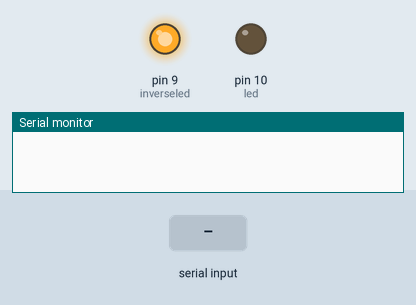
Recording of a sketch running on a simulated Arduino Uno, built with avr-gcc and run on an emulated ATmega328P. Shown: output pins drawn as LEDs (lit = HIGH), the last lines printed to the serial monitor. The test bench sets the inputs (shaded band).

Above: at 1.2 s.
1.3 s: byte 30 received over Serial
At 1.9 s:
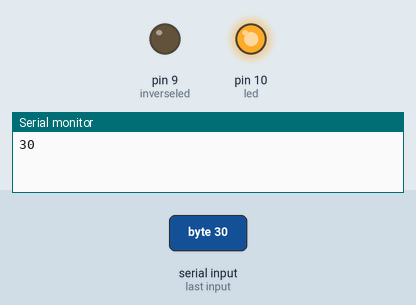
Timing chart, 0 to 4.3 s (numbered marks = the images above; inputs shaded):
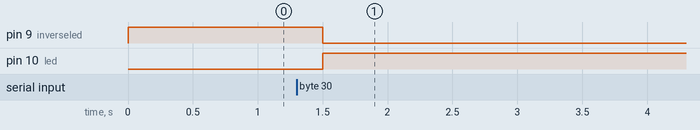

Measured:
- after the input at 1.3 s, pin 9 (inverseled): HIGH → LOW after 0.20 s; pin 10 (led): LOW → HIGH after 0.20 s

The sketch:

DimmerSide.ino
```cpp
//#include <RBDdimmer.h>
//LED locations
int led = 10;         // the PWM pin the LED is attached to
int inverseled = 9;
//Constants
int maxValue = 6;
  //Dimmer values
int minPWM = 0;
int maxPWN = 255;

int Message = 0;
int inverseMessage =0;

//dimmerLamp dimmer(led);
//dimmerLamp inverseDimmer(inverseled);

// the setup routine runs once when you press reset:
void setup() {
  // declare pin 9 to be an output:
  pinMode(led, OUTPUT);
  pinMode(inverseled, OUTPUT);
  //inverseDimmer.begin(NORMAL_MODE, ON);
  //dimmer.begin(NORMAL_MODE, ON);
  Serial.begin(38400); // baud rate
}

// the loop routine runs over and over again forever:
void loop() {

  //Take a message from the bluetooth device
  Serial.flush();
  if(Serial.available() > 0){ // Checks whether data is comming from the serial port
    Message = Serial.read(); // Reads the data from the serial port
    inverseMessage = maxValue-Message;
    Serial.println(Message);
  }
  //Convert Message value to Dimmer Value
      //Ratio
  //double ratio = (double)Message/(double)maxValue;
  //double inverseRatio = 1-ratio;
    //Dimmer value results
  //int DimmerValue = (ratio*maxPWN);
  //int inverseDimmerValue = (inverseRatio*maxPWN);
  //Serial.println( (String) "Dimmer: " + DimmerValue+  " InverseDimmer: "+ inverseDimmerValue );

  //inverseDimmer.setPower(inverseDimmerValue);
  //dimmer.setPower(DimmerValue);
  //analogWrite(led, DimmerValue);
  //analogWrite(inverseled, inverseDimmerValue);
if(Message >= 4)
{
 digitalWrite(led,  HIGH);
 digitalWrite( inverseled, LOW);
}
else
{
digitalWrite(led,  LOW);
 digitalWrite( inverseled, HIGH);
}
 //digitalWrite(led, DimmerValue );
 //digitalWrite( inverseled, inverseDimmerValue);

  // wait for 30 milliseconds to see the dimming effect
  delay(500);
}

/*
//#include <RBDdimmer.h>
//LED locations
int led = 10;         // the PWM pin the LED is attached to
int normallyOn = 9;
//Constants
int maxValue = 6;
  //Dimmer values
int minPWM = 0;
int maxPWN = 250;


int Message = 0;
int lastMessage =-1;

//dimmerLamp dimmer(led);
//dimmerLamp inverseDimmer(inverseled);

// the setup routine runs once when you press reset:
void setup() {
  // declare pin 9 to be an output:
  pinMode(led, OUTPUT);
  pinMode(normallyOn, OUTPUT);
  //inverseDimmer.begin(NORMAL_MODE, ON);
  //dimmer.begin(NORMAL_MODE, ON);
  Serial.begin(38400); // baud rate
}

// the loop routine runs over and over again forever:
void loop() {

  //Take a message from the bluetooth device
  //Serial.flush();
  if(Serial.available() > 0){ // Checks whether data is comming from the serial port
    Message = Serial.read(); // Reads the data from the serial port
    Serial.println(Message);
  }

    //Dimmer value results
  if( (lastMessage == -1 && Message != 0 )|| lastMessage != Message )
  {
    //Convert Message value to Dimmer Value
      //Ratio
    double ratio = (double)Message/(double)maxValue;
    double inverseRatio = 1-ratio;
    int DimmerValue = (int)(maxPWN * ratio);//map(Message, 0, maxValue, 0, maxPWN); ;
    int inverseDimmerValue = (int)(maxPWN * inverseRatio);//map(maxValue-Message, 0, maxValue, 0, maxPWN); ;;
    Serial.println( (String) "Dimmer: " + DimmerValue+  " Normally on: "+ inverseDimmerValue );
    //inverseDimmer.setPower(inverseDimmerValue);
    //dimmer.setPower(DimmerValue);
    analogWrite(led, DimmerValue);
    analogWrite(normallyOn, inverseDimmerValue);
    lastMessage = Message;
//digitalWrite(led, DimmerValue );
//digitalWrite( inverseled, inverseDimmerValue);
  }
  // wait for 30 milliseconds to see the dimming effect
  delay(1000);
}*/
```
